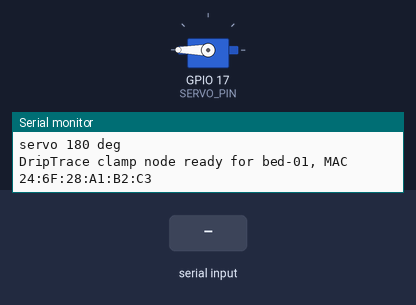
The sketch below on a simulated ESP32-S3. On the bench: servo, the last lines printed to the serial monitor. The test bench sets the inputs (shaded band). Servo pulses on a pin are drawn as a servo (544–2400 µs = 0–180°).

Above: at 1.2 s.
1.3 s: "C" received over Serial
At 2.5 s:
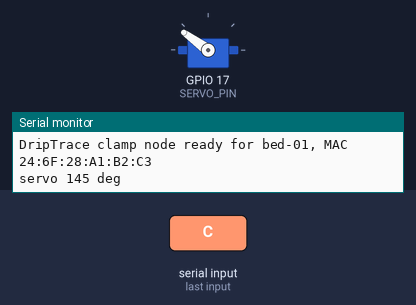
2.8 s: "O" received over Serial
At 3.7 s:
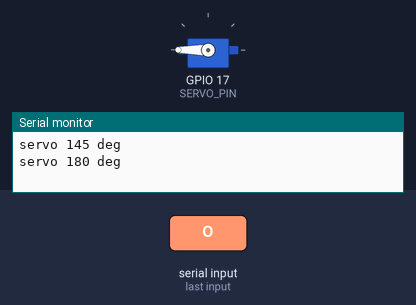
Timing chart, 0 to 5.8 s (numbered marks = the images above; inputs shaded):
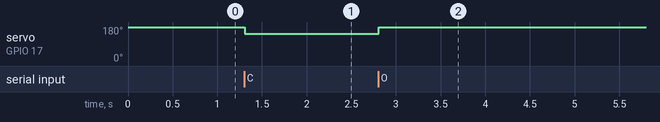

The sketch:

clamp_node.ino
```cpp
/*
 * DripTrace backflow clamp node: ESP32 DOIT DevKit V1 + SG90, wireless.
 * The ESP32-S3 bedside unit decides; this board only moves the servo.
 *
 * Link: ESP-NOW. The S3 broadcasts {"DTCL", bed, cmd, seq} every second on
 * whatever channel its WiFi uses (the router's). This node does not know that
 * channel, so it hops channels 1-13 until it hears its bed, then stays there,
 * and answers each command {"DTAK", bed, angle, seq} straight to the S3.
 * Silence for 4 s: back to hopping. The clamp keeps its last position meanwhile.
 *
 * Servo: signal GPIO17, power 5 V (VIN). 180 deg = open, 145 deg = squeezed (bench).
 * USB serial 115200: type C or O to test without the S3.
 */
#include <WiFi.h>
#include <esp_now.h>
#include <esp_wifi.h>

#define SERVO_PIN 17
const char *BED_ID = "bed-01";             // must match the S3's BED_ID
const int OPEN_DEG = 180, CLAMP_DEG = 145;
const int MIN_US = 500, MAX_US = 2400;
const uint32_t LOST_MS = 4000, HOP_MS = 250;

struct __attribute__((packed)) ClampMsg { char magic[4]; char bed[12]; uint8_t value; uint32_t seq; };

volatile int wantDeg = OPEN_DEG;
volatile uint32_t lastHeardMs = 0;
int angle = -1;
uint8_t channel = 1;

void moveTo(int deg) {
  if (deg == angle) return;
  angle = deg;
  uint32_t us = MIN_US + (uint32_t)(MAX_US - MIN_US) * deg / 180;
  ledcWrite(SERVO_PIN, us * ((1 << 14) - 1) / 20000);
  Serial.printf("servo %d deg\n", deg);
}

void onRecv(const esp_now_recv_info_t *info, const uint8_t *data, int len) {
  if (len != sizeof(ClampMsg)) return;
  ClampMsg m;
  memcpy(&m, data, sizeof(m));
  if (memcmp(m.magic, "DTCL", 4) != 0 || strncmp(m.bed, BED_ID, sizeof(m.bed)) != 0) return;
  wantDeg = m.value ? CLAMP_DEG : OPEN_DEG;
  lastHeardMs = millis();
  if (!esp_now_is_peer_exist(info->src_addr)) {
    esp_now_peer_info_t p = {};
    memcpy(p.peer_addr, info->src_addr, 6);
    p.channel = 0;  // current channel
    p.ifidx = WIFI_IF_STA;
    esp_now_add_peer(&p);
  }
  ClampMsg ack = {};
  memcpy(ack.magic, "DTAK", 4);
  strncpy(ack.bed, BED_ID, sizeof(ack.bed));
  ack.value = (uint8_t)wantDeg;
  ack.seq = m.seq;
  esp_now_send(info->src_addr, (uint8_t *)&ack, sizeof(ack));
}

void setChannel(uint8_t ch) {
  channel = ch;
  esp_wifi_set_channel(ch, WIFI_SECOND_CHAN_NONE);
}

void setup() {
  Serial.begin(115200);
  ledcAttach(SERVO_PIN, 50, 14);
  moveTo(OPEN_DEG);  // power-up: line open
  WiFi.mode(WIFI_STA);
  WiFi.disconnect();
  setChannel(1);
  if (esp_now_init() != ESP_OK) Serial.println("ESP-NOW init FAILED");
  esp_now_register_recv_cb(onRecv);
  Serial.printf("DripTrace clamp node ready for %s, MAC %s\n", BED_ID, WiFi.macAddress().c_str());
}

void loop() {
  static uint32_t lastHop = 0;
  static bool linked = false;
  bool heard = lastHeardMs && millis() - lastHeardMs < LOST_MS;
  if (heard != linked) {
    linked = heard;
    Serial.printf(linked ? "Linked to bedside unit on channel %u\n" : "Link lost; scanning (channel %u)\n", channel);
  }
  if (!heard && millis() - lastHop >= HOP_MS) {
    lastHop = millis();
    setChannel(channel % 13 + 1);
  }
  moveTo(wantDeg);
  if (Serial.available()) {
    char c = Serial.read();
    if (c == 'C') wantDeg = CLAMP_DEG;
    if (c == 'O') wantDeg = OPEN_DEG;
  }
  delay(5);
}
```

Measured:
- after the input at 1.3 s, servo on GPIO 17 (SERVO_PIN): 180° → 144° at once
- after the input at 2.8 s, servo on GPIO 17 (SERVO_PIN): 144° → 180° at once
